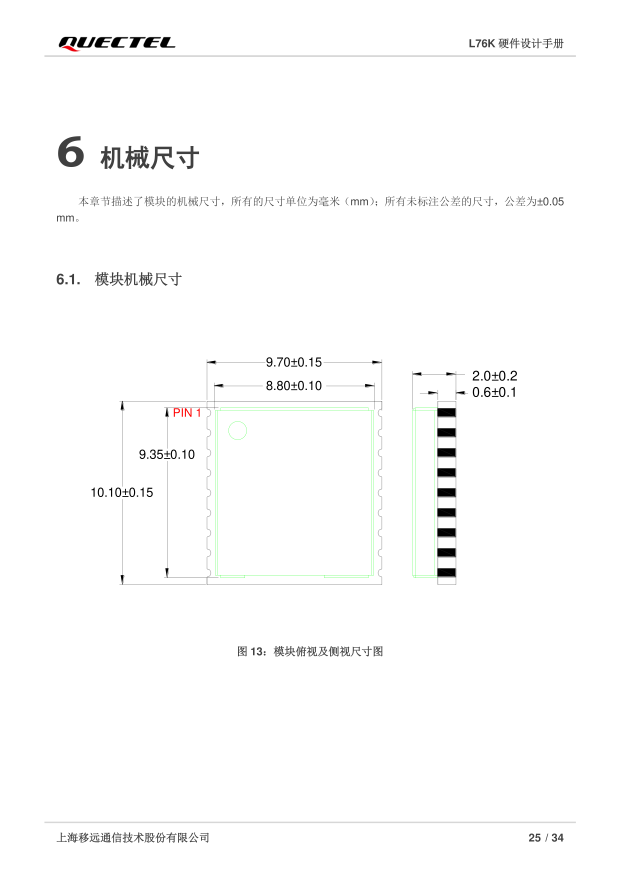
#> input picture ST909B-4G/Datasheet/pdf_render/C2916234_p26_300dpi.png, 2481 x 3508 px, found by its file name (shown at 1/4 size)
$ python p26_green_detail.py
#> lines starting #> are read from the running program, lines starting #| are printed output that depends on the picture; after the words box and inside, x2 and y2 are one past the last pixel; in counts of white or black regions, pixels touching at a corner belong together
# Detailed green-band measurement of L76K top view (left/right pad strips, top strip, bottom stubs, circle)
import numpy as np
from PIL import Image

im = Image.open(r'D:\Tracker\ST909B-4G\Datasheet\pdf_render\C2916234_p26_300dpi.png').convert('RGB')
#> im is the input picture: PIL image 2481x3508 RGB; mean R, G, B 251.6, 251.7, 251.6
a = np.array(im).astype(int)
R, G, B = a[..., 0], a[..., 1], a[..., 2]
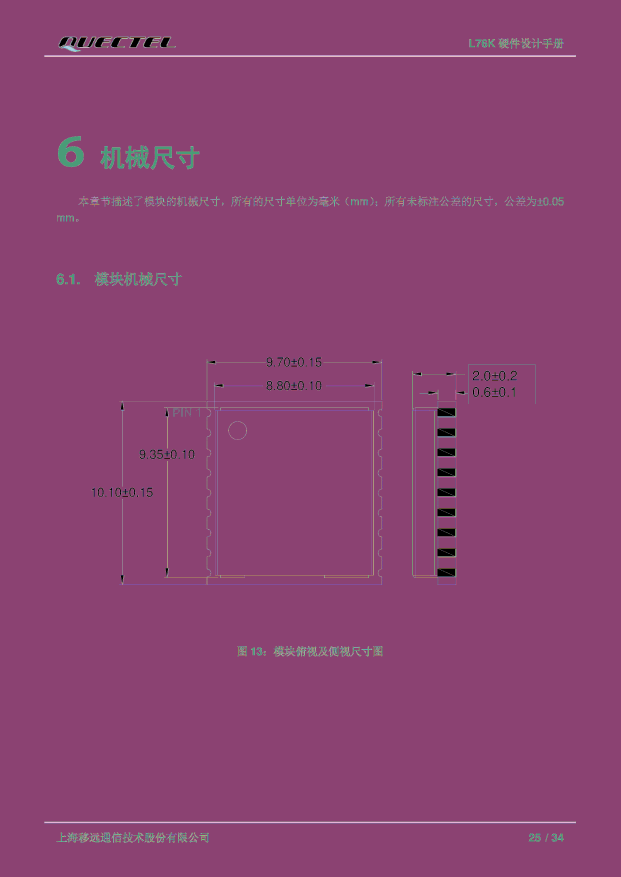
#> R: shape (3508, 2481) int64 (shown at 1/4 size); 256 distinct labels, from 0 to 255; one colour per label, 0 black
#> G: shape (3508, 2481) int64; 256 distinct labels, from 0 to 255
#> B: shape (3508, 2481) int64; 256 distinct labels, from 0 to 255
green = (G > 120) & (R < 120) & (B < 120)
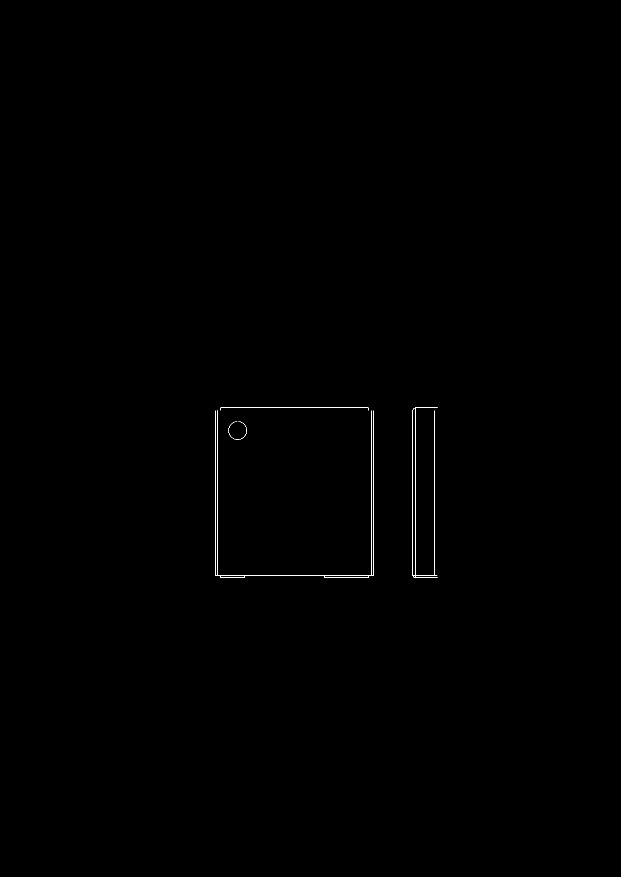
#> green: shape (3508, 2481) bool (shown at 1/4 size); 0.08% white in thin lines or dots, all inside (x1, y1, x2, y2) = (860, 1631, 1751, 2312)

SX = 636 / 9.70   # px/mm horizontal
SY = 680 / 10.10  # px/mm vertical
X0, Y0 = 860, 1631  # green rect TL in page-px
print('scale X %.2f Y %.2f px/mm' % (SX, SY))

def mm_x(px): return (px - X0) / SX
def mm_y(px): return (px - Y0) / SY

tv = green[Y0:Y0 + 681, X0:X0 + 637]
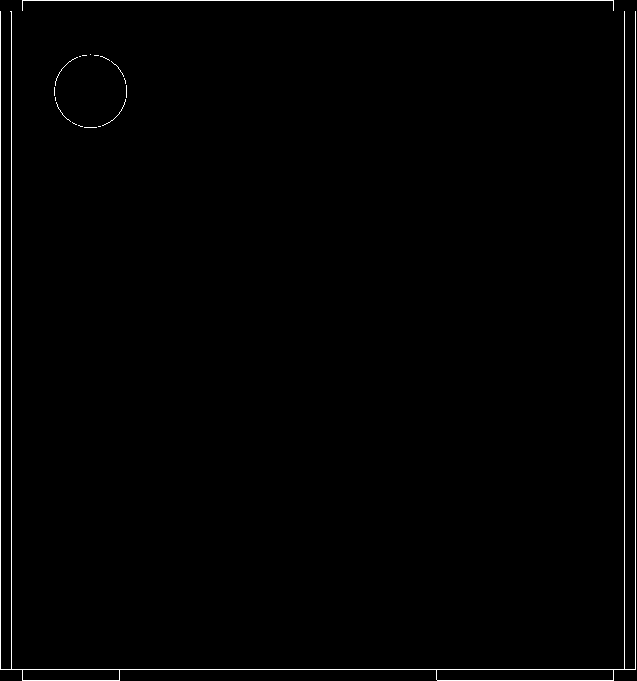
#> tv: shape (681, 637) bool; 1% white in thin lines or dots

# 1) vertical strips: column profile in x 0..2mm and 8..9.7mm
for name, xa, xb in [('LEFT  x 0..2.5mm', 0, int(2.5 * SX)), ('RIGHT x 7..9.7mm', int(7.0 * SX), 637)]:
    prof = tv[:, xa:xb].sum(axis=0)
    on = np.nonzero(prof > 0)[0]
    if len(on):
        print('%s: green cols px %d..%d -> x %.3f..%.3f mm (w %.3f)' % (
            name, xa + on.min(), xa + on.max(), mm_x(xa + on.min()), mm_x(xa + on.max()),
            (on.max() - on.min() + 1) / SX))
#> this loop made 2 passes
#| LEFT  x 0..2.5mm: green cols px 0..162 -> x -13.116..-10.646 mm (w 2.486)
#| RIGHT x 7..9.7mm: green cols px 458..635 -> x -6.131..-3.432 mm (w 2.715)

# 2) row extent of the left strip (x 0..0.8mm band): find green row-runs
strip = tv[:, 0:int(0.8 * SX)]
#> strip: shape (681, 52) bool; 4.1% white in thin lines or dots
rowsum = strip.sum(axis=1)
#> rowsum = 681 values, max 52 at index 669, min 1 at index 1, mean 2.13
rr = []
inr = False
for y, v in enumerate(rowsum):
    if v > 3 and not inr:
        st = y; inr = True
    elif v <= 3 and inr:
        rr.append((st, y)); inr = False
#> this loop made 681 passes
#> (v, inr) on passes 1 to 2: (30, True), (1, False)
#> inr on passes 670, 671, 681: True, False, True
#> after the loop, inr = True; rr = [(0, 1), (669, 670)]; st = 680
if inr:
    rr.append((st, len(rowsum)))
print('LEFT strip row runs (y mm):', [('%.3f..%.3f (len %.3f)' % (mm_y(s), mm_y(e), (e - s) / SY)) for s, e in rr])
#| LEFT strip row runs (y mm): ['-24.225..-24.210 (len 0.015)', '-14.289..-14.274 (len 0.015)', '-14.125..-14.110 (len 0.015)']

strip = tv[:, 637 - int(0.8 * SX):]
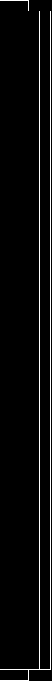
#> strip: shape (681, 52) bool; 4.1% white in thin lines or dots
rowsum = strip.sum(axis=1)
#> rowsum = 681 values, max 51 at index 669, min 1 at index 1, mean 2.12
rr = []
inr = False
for y, v in enumerate(rowsum):
    if v > 3 and not inr:
        st = y; inr = True
    elif v <= 3 and inr:
        rr.append((st, y)); inr = False
#> this loop made 681 passes
#> (v, inr) on passes 1 to 2: (29, True), (1, False)
#> after the loop, inr = True; st = 680
if inr:
    rr.append((st, len(rowsum)))
print('RIGHT strip row runs (y mm):', [('%.3f..%.3f (len %.3f)' % (mm_y(s), mm_y(e), (e - s) / SY)) for s, e in rr])
#| RIGHT strip row runs (y mm): ['-24.225..-24.210 (len 0.015)', '-14.289..-14.274 (len 0.015)', '-14.125..-14.110 (len 0.015)']

# 3) horizontal green bands: top (y 0..0.8mm) and bottom (y 9..10.1mm) row profiles
for name, ya, yb in [('TOP  y 0..1.0mm', 0, int(1.0 * SY)), ('BOT  y 9.0..10.1mm', int(9.0 * SY), 681)]:
    prof = tv[ya:yb, :].sum(axis=1)
    on = np.nonzero(prof > 0)[0]
    if len(on):
        print('%s: green rows px %d..%d -> y %.3f..%.3f mm (h %.3f)' % (
            name, ya + on.min(), ya + on.max(), mm_y(ya + on.min()), mm_y(ya + on.max()),
            (on.max() - on.min() + 1) / SY))
    # column runs inside that band
    band = tv[ya:yb, :]
    colsum = band.sum(axis=0)
    cr = []
    inr = False
    for x, v in enumerate(colsum):
        if v > 2 and not inr:
            st = x; inr = True
        elif v <= 2 and inr:
            cr.append((st, x)); inr = False
    if inr:
        cr.append((st, len(colsum)))
    print('   col runs x(mm):', [('%.3f..%.3f (w %.3f)' % (mm_x(s), mm_x(e), (e - s) / SX)) for s, e in cr])
#> this loop made 2 passes
#| TOP  y 0..1.0mm: green rows px 0..66 -> y -24.225..-23.245 mm (h 0.995)
#| BOT  y 9.0..10.1mm: green rows px 605..680 -> y -15.239..-14.125 mm (h 1.129)
#> pass 1, `band = tv[ya:yb, :]`:
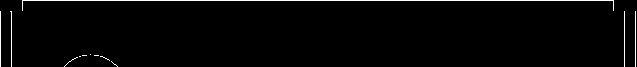
#> band: shape (67, 637) bool; 2.1% white in thin lines or dots
#> pass 2, `band = tv[ya:yb, :]`:
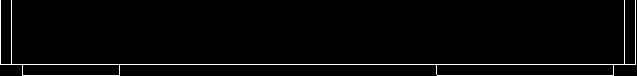
#> band: shape (76, 637) bool; 2.5% white in thin lines or dots
#> after the loop, st = 635

# 4) circle: find green circle bbox in interior (x 0.5..2.5, y 0.5..2.5)
cx0, cx1 = int(0.4 * SX), int(2.6 * SX)
cy0, cy1 = int(0.4 * SY), int(2.6 * SY)
reg = tv[cy0:cy1, cx0:cx1]
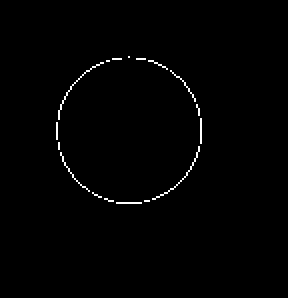
#> reg: shape (149, 144) bool (shown 2 times larger); 0.86% white in thin lines or dots, all inside (x1, y1, x2, y2) = (28, 28, 101, 102)
ys, xs = np.nonzero(reg)
#> ys = 184 values from 28 to 101; xs = 184 values, max 100 at index 79, min 28 at index 81, mean 64.29
if len(ys):
    print('circle bbox: x %.3f..%.3f (d %.3f) y %.3f..%.3f (d %.3f)' % (
        mm_x(cx0 + xs.min()), mm_x(cx0 + xs.max()), (xs.max() - xs.min()) / SX,
        mm_y(cy0 + ys.min()), mm_y(cy0 + ys.max()), (ys.max() - ys.min()) / SY))
#| circle bbox: x -12.293..-11.195 (d 1.098) y -23.423..-22.339 (d 1.084)

$ run again, with ST909B-4G/Datasheet/pdf_render/A7670_Series_Hardware_Design_V1.00_p19_300dpi.png copied over ST909B-4G/Datasheet/pdf_render/C2916234_p26_300dpi.png
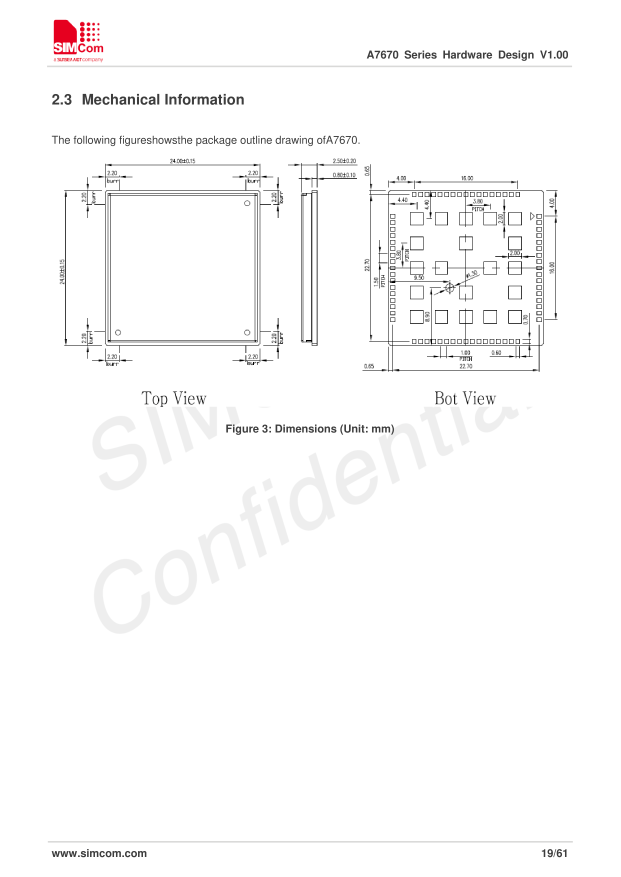
#> input picture ST909B-4G/Datasheet/pdf_render/A7670_Series_Hardware_Design_V1.00_p19_300dpi.png, 2481 x 3508 px, found by its file name (shown at 1/4 size)
#> im is the input picture: PIL image 2481x3508 RGB; mean R, G, B 250.7, 250.3, 250.4
#> `R, G, B = a[..., 0], a[..., 1], a[..., 2]`:
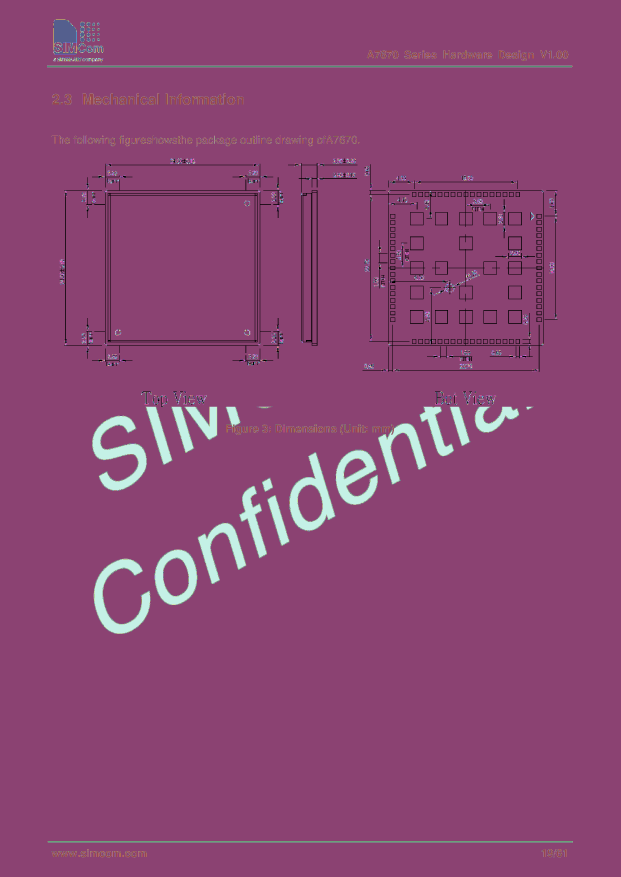
#> R: shape (3508, 2481) int64 (shown at 1/4 size); 205 distinct labels, from 0 to 255; one colour per label, 0 black
#> G: shape (3508, 2481) int64; 256 distinct labels, from 0 to 255
#> B: shape (3508, 2481) int64; 239 distinct labels, from 0 to 255
#> green: shape (3508, 2481) bool; every value is 0
#> tv: shape (681, 637) bool; every value is 0
#> strip: shape (681, 52) bool; every value is 0
#> rowsum = 681 values from 0 to 0
#> after the loop `for y, v in enumerate(rowsum):`: inr = False; rr = []
#| LEFT strip row runs (y mm): []
#> after the loop `for y, v in enumerate(rowsum):`: inr = False
#| RIGHT strip row runs (y mm): []
#> reg: shape (149, 144) bool; every value is 0
#> ys = empty array
